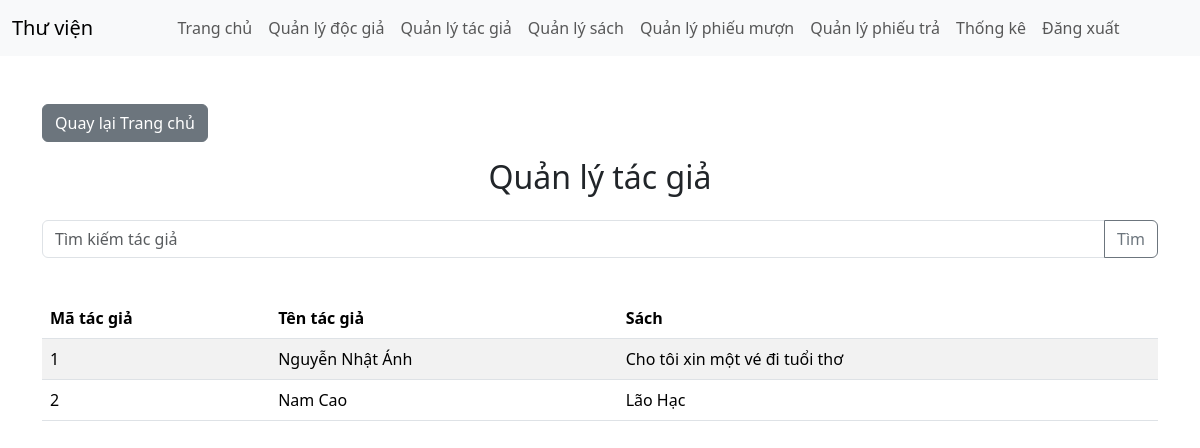
Page /?action=quanLyTacGia (signed in) on the earlier database version.
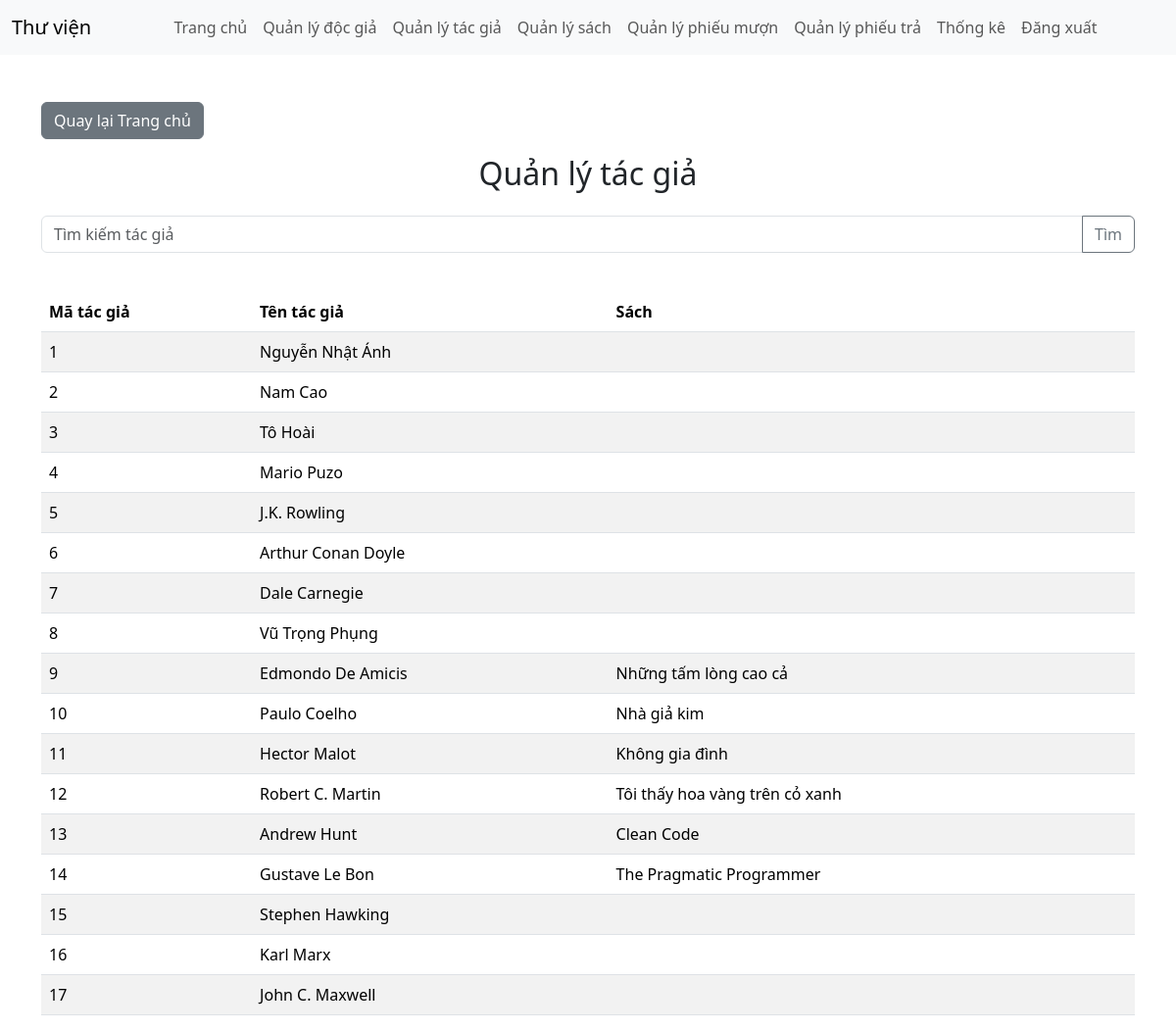
Same page on the later database version.
### tables this page shows
CREATE TABLE TacGia (
    MaTacGia INT AUTO_INCREMENT PRIMARY KEY,
    TenTacGia VARCHAR(100) NOT NULL
);

### app/controllers/TacGiaController.php (called while the page is built, shortened)
<?php
class TacGiaController {
    public $TacGia;
    public function __construct($conn) {
        $this->conn = $conn;
        $this->TacGia = new TacGia($conn);
    }
    public function quanLyTacGia() {
        $tacGiaList = $this->TacGia->danhSachTacGia();
        require_once __DIR__ . '/../views/layouts/main.php';
    }
}

### app/models/TacGia.php (called while the page is built, shortened)
<?php
class TacGia {
    private $conn;
    public function __construct($conn) {
        $this->conn = $conn;
    }
    public function danhSachTacGia() {
        $sql = "SELECT * FROM TacGia";
        $stmt = $this->conn->prepare($sql);
        $stmt->execute();
        return $stmt->fetchAll(PDO::FETCH_ASSOC);
    }
    public function laySachCuaTacGia($maTG){
        $sql = "SELECT s.TenSach from TacGia tg JOIN sach s ON tg.MaTacGia = s.MaTacGia where tg.MaTacGia = :maTG";
        $stmt = $this->conn->prepare($sql);
        $stmt->execute(['maTG' => $maTG]);
        return $stmt->fetchAll(PDO::FETCH_ASSOC);
    }
    public function layTacGia($maTG): TacGia
    {
        $sql = "SELECT * from TacGia where MaTacGia = :maTG";
        $stmt = $this->conn->prepare($sql);
        $stmt->execute(['maTG' => $maTG]);
        $row = $stmt->fetch(PDO::FETCH_ASSOC);
        $tacGia = new TacGia($this->conn);
        $tacGia->MaTacGia = $row['MaTacGia'];
        $tacGia->TenTacGia = $row['TenTacGia'];
        return $tacGia;
    }
}

### app/views/tac_gia/quan_ly_tac_gia.php (the view, shortened to what this page needs)
<h2 class="text-center">Quản lý tác giả</h2>
<form method="POST" class="mt-4 d-flex">
    <div class="input-group mb-3 ">
        <input type="text" class="form-control" name="tu_khoa" placeholder="Tìm kiếm tác giả">
        <button type="submit" name="tim_kiem" class="btn btn-outline-secondary">Tìm</button>
    </div>
</form>
<table class="table table-striped mt-4">
    <thead>
        <tr>
            <th>Mã tác giả</th>
            <th>Tên tác giả</th>
            <th>Sách</th>
        </tr>
    </thead>
    <tbody>
        <?php foreach ($tacGiaList as $tacgia): ?>
        <tr>
            <td><?php echo $tacgia['MaTacGia']; ?></td>
            <td><?php echo $tacgia['TenTacGia']; ?></td>
            <td>
            <?php
                $temp = new TacGia($this->conn);
                $sachList = $temp->layTacGia($tacgia['MaTacGia'])->laySachCuaTacGia($tacgia['MaTacGia']);
                $sachArr = array_map(fn($sach) => $sach['TenSach'], $sachList);
                echo implode(", ", $sachArr);
            ?>
            </td>
        </tr>
        <?php endforeach; ?>
    </tbody>
</table>

Differences in the rows shown:
shown differently, row unchanged: tacgia "Nguyễn Nhật Ánh": sachArr "Cho tôi xin một vé đi tuổi thơ" → (not shown)
shown differently, row unchanged: tacgia "Nam Cao": sachArr "Lão Hạc" → (not shown)
added tacgia: MaTacGia "3", TenTacGia "Tô Hoài"
added tacgia: MaTacGia "4", TenTacGia "Mario Puzo"
added tacgia: MaTacGia "5", TenTacGia "J.K. Rowling"
added tacgia: MaTacGia "6", TenTacGia "Arthur Conan Doyle"
added tacgia: MaTacGia "7", TenTacGia "Dale Carnegie"
added tacgia: MaTacGia "8", TenTacGia "Vũ Trọng Phụng"
added tacgia: MaTacGia "9", TenTacGia "Edmondo De Amicis", sachArr "Những tấm lòng cao cả"
added tacgia: MaTacGia "10", TenTacGia "Paulo Coelho", sachArr "Nhà giả kim"
added tacgia: MaTacGia "11", TenTacGia "Hector Malot", sachArr "Không gia đình"
added tacgia: MaTacGia "12", TenTacGia "Robert C. Martin", sachArr "Tôi thấy hoa vàng trên cỏ xanh"
added tacgia: MaTacGia "13", TenTacGia "Andrew Hunt", sachArr "Clean Code"
added tacgia: MaTacGia "14", TenTacGia "Gustave Le Bon", sachArr "The Pragmatic Programmer"
added tacgia: MaTacGia "15", TenTacGia "Stephen Hawking"
added tacgia: MaTacGia "16", TenTacGia "Karl Marx"
added tacgia: MaTacGia "17", TenTacGia "John C. Maxwell"
